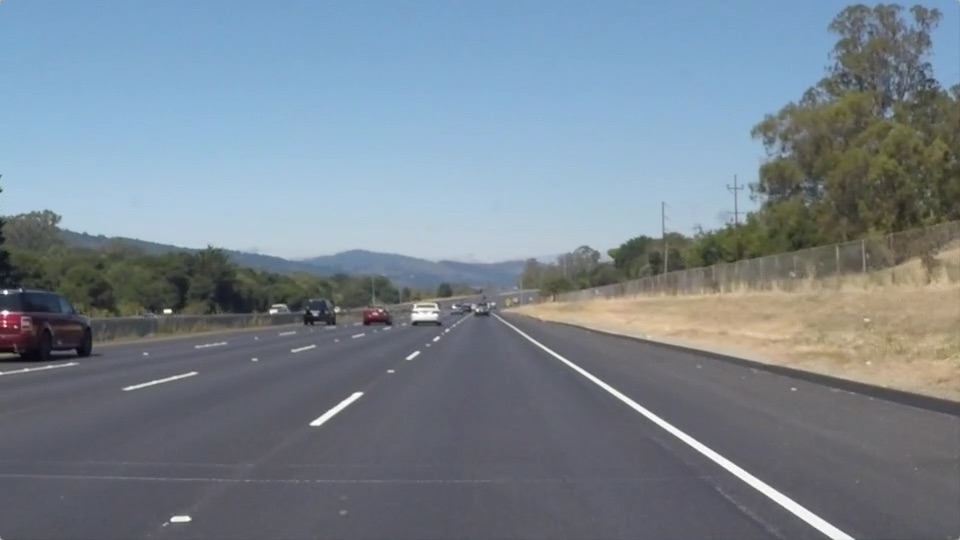
#> input picture test_images/solidWhiteRight.jpg, 960 x 540 px
$ jupyter execute --allow-errors lane_line_detection.ipynb   (shell and % lines are left out)
#> lines starting #> are read from the running program, lines starting #| are printed output that depends on the picture; after the words box and inside, x2 and y2 are one past the last pixel; in counts of white or black regions, pixels touching at a corner belong together
<b><h1 align=center>Lane Line Detection using Computer Vision</h1></b>

[cell 1]
import numpy as np # linear algebra
import pandas as pd # data processing, CSV file I/O (e.g. pd.read_csv)
import matplotlib.pyplot as plt
import matplotlib.image as mpimg
import numpy as np
import cv2

#  Color Selection

[cell 2]
import matplotlib.pyplot as plt
import matplotlib.image as mpimg
import numpy as np

# Read in the image
image = mpimg.imread('test_images/solidWhiteRight.jpg')
#> image is the input picture: shape (540, 960, 3); mean R, G, B 120.3, 132.6, 143.7

# Grab the x and y size and make a copy of the image
ysize = image.shape[0]
xsize = image.shape[1]
color_select = np.copy(image)

# Define color selection criteria
###### MODIFY THESE VARIABLES TO MAKE YOUR COLOR SELECTION
red_threshold = 200
green_threshold = 200
blue_threshold = 200
######

rgb_threshold = [red_threshold, green_threshold, blue_threshold]

# Do a boolean or with the "|" character to identify
# pixels below the thresholds
thresholds = (image[:,:,0] < rgb_threshold[0]) \
            | (image[:,:,1] < rgb_threshold[1]) \
            | (image[:,:,2] < rgb_threshold[2])
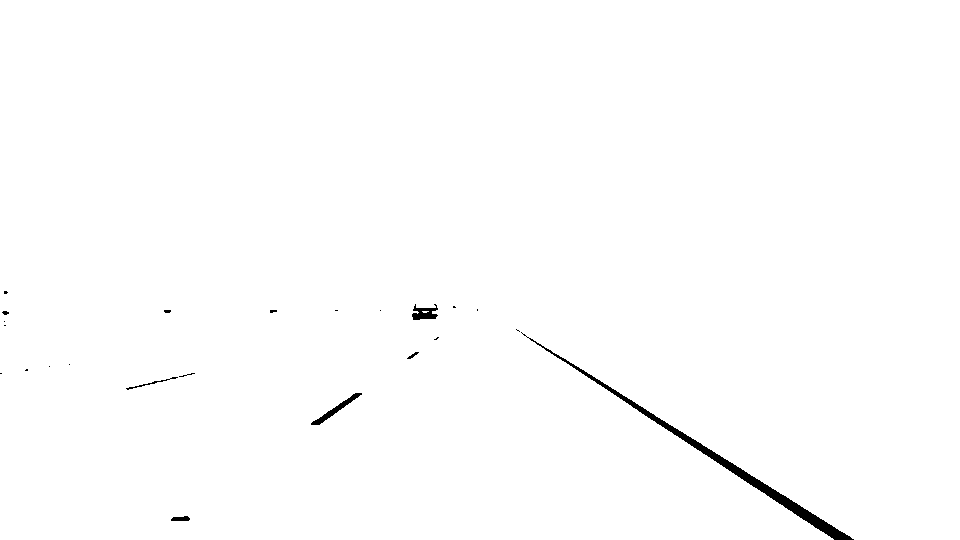
#> thresholds: shape (540, 960) bool; 99.4% white; 23 black regions (16 under 20 px), largest, box (x1, y1, x2, y2) and area: (521, 332, 854, 540) 2350, (311, 393, 362, 425) 291, (412, 304, 438, 320) 247
color_select[thresholds] = [0,0,0]

# Display the image
plt.imshow(image)
plt.title("Input Image")
plt.show()
plt.imshow(color_select)
plt.title("Color Selected Image")
plt.show()

# Uncomment the following code if you are running the code locally and wish to save the image
# mpimg.imsave("test-after.jpg", color_select)

**In the above output we can clearly see the lane lines**

#  Region Masking

[cell 3]
import matplotlib.pyplot as plt
import matplotlib.image as mpimg
import numpy as np

# Read in the image
image = mpimg.imread('test_images/solidWhiteRight.jpg')

# Display the image with coordinate axes
plt.imshow(image)
plt.title("Image with Coordinates")

# Add grid lines to help with coordinate selection
plt.grid(True)

# Display the x and y axis for reference
plt.xlabel('X Coordinate (Width)')
plt.ylabel('Y Coordinate (Height)')

# Show the image with the grid and coordinate system
plt.show()

[cell 4]
import matplotlib.pyplot as plt
import matplotlib.image as mpimg
import numpy as np

# Read in the image
image = mpimg.imread('test_images/solidWhiteRight.jpg')

# Grab the x and y size and make a copy of the image
ysize = image.shape[0]
xsize = image.shape[1]
color_select = np.copy(image)
line_image = np.copy(image)

# Define color selection criteria
# MODIFY THESE VARIABLES TO MAKE YOUR COLOR SELECTION
red_threshold = 200
green_threshold = 200
blue_threshold = 200

rgb_threshold = [red_threshold, green_threshold, blue_threshold]

# Define the vertices of a triangular mask.
# Keep in mind the origin (x=0, y=0) is in the upper left
# MODIFY THESE VALUES TO ISOLATE THE REGION
# WHERE THE LANE LINES ARE IN THE IMAGE
left_bottom = [100, 539]
right_bottom = [950, 539]
apex = [480, 290]

# Perform a linear fit (y=Ax+B) to each of the three sides of the triangle
# np.polyfit returns the coefficients [A, B] of the fit
fit_left = np.polyfit((left_bottom[0], apex[0]), (left_bottom[1], apex[1]), 1)
fit_right = np.polyfit((right_bottom[0], apex[0]), (right_bottom[1], apex[1]), 1)
fit_bottom = np.polyfit((left_bottom[0], right_bottom[0]), (left_bottom[1], right_bottom[1]), 1)

# Mask pixels below the threshold
color_thresholds = (image[:,:,0] < rgb_threshold[0]) | \
                    (image[:,:,1] < rgb_threshold[1]) | \
                    (image[:,:,2] < rgb_threshold[2])

# Find the region inside the lines
XX, YY = np.meshgrid(np.arange(0, xsize), np.arange(0, ysize))
region_thresholds = (YY > (XX*fit_left[0] + fit_left[1])) & \
                    (YY > (XX*fit_right[0] + fit_right[1])) & \
                    (YY < (XX*fit_bottom[0] + fit_bottom[1]))

# Mask color and region selection
color_select[color_thresholds | ~region_thresholds] = [0, 0, 0]
# Color pixels red where both color and region selections met
line_image[~color_thresholds & region_thresholds] = [255, 255, 0]
#> line_image: shape (540, 960, 3); 0.53% of pixels changed, all inside (x1, y1, x2, y2) = (171, 307, 854, 540)

# Display the image and show region and color selections
plt.imshow(image)
x = [left_bottom[0], right_bottom[0], apex[0], left_bottom[0]]
y = [left_bottom[1], right_bottom[1], apex[1], left_bottom[1]]
plt.plot(x, y, 'r--', lw=4)
plt.title("Region Of Interest")
plt.show()
plt.imshow(color_select)
plt.title("Color Selection in the Triangular Region")
plt.show()
plt.imshow(line_image)
plt.title("Region Masked Image [Lane Lines in Green]")
plt.show()

## Check the below test.

[cell 5]
import matplotlib.pyplot as plt
import matplotlib.image as mpimg
import numpy as np

# Read in the image
image = mpimg.imread('test_images/solidYellowLeft.jpg')
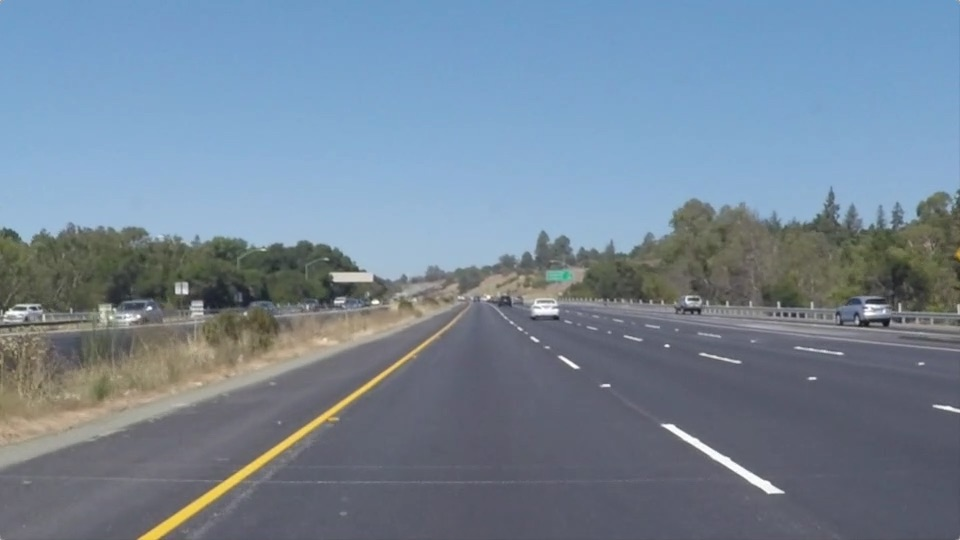
#> input picture test_images/solidYellowLeft.jpg, 960 x 540 px
#> image is the input picture: shape (540, 960, 3); mean R, G, B 116.5, 133.6, 150.8

# Grab the x and y size and make a copy of the image
ysize = image.shape[0]
xsize = image.shape[1]
color_select = np.copy(image)
line_image = np.copy(image)

# Define color selection criteria
# MODIFY THESE VARIABLES TO MAKE YOUR COLOR SELECTION
red_threshold = 200
green_threshold = 200
blue_threshold = 200

rgb_threshold = [red_threshold, green_threshold, blue_threshold]

# Define the vertices of a triangular mask.
# Keep in mind the origin (x=0, y=0) is in the upper left
# MODIFY THESE VALUES TO ISOLATE THE REGION
# WHERE THE LANE LINES ARE IN THE IMAGE
left_bottom = [100, 539]
right_bottom = [950, 539]
apex = [480, 290]

# Perform a linear fit (y=Ax+B) to each of the three sides of the triangle
# np.polyfit returns the coefficients [A, B] of the fit
fit_left = np.polyfit((left_bottom[0], apex[0]), (left_bottom[1], apex[1]), 1)
fit_right = np.polyfit((right_bottom[0], apex[0]), (right_bottom[1], apex[1]), 1)
fit_bottom = np.polyfit((left_bottom[0], right_bottom[0]), (left_bottom[1], right_bottom[1]), 1)

# Mask pixels below the threshold
color_thresholds = (image[:,:,0] < rgb_threshold[0]) | \
                    (image[:,:,1] < rgb_threshold[1]) | \
                    (image[:,:,2] < rgb_threshold[2])
#> color_thresholds: shape (540, 960) bool; 99.6% white; 55 black regions (45 under 20 px), largest, box (x1, y1, x2, y2) and area: (663, 424, 784, 493) 915, (533, 299, 558, 315) 217, (864, 305, 880, 316) 89

# Find the region inside the lines
XX, YY = np.meshgrid(np.arange(0, xsize), np.arange(0, ysize))
region_thresholds = (YY > (XX*fit_left[0] + fit_left[1])) & \
                    (YY > (XX*fit_right[0] + fit_right[1])) & \
                    (YY < (XX*fit_bottom[0] + fit_bottom[1]))

# Mask color and region selection
color_select[color_thresholds | ~region_thresholds] = [0, 0, 0]
# Color pixels red where both color and region selections met
line_image[~color_thresholds & region_thresholds] = [9, 255, 0]
#> line_image: shape (540, 960, 3); 0.19% of pixels changed, all inside (x1, y1, x2, y2) = (484, 295, 784, 493)

# Display the image and show region and color selections
plt.imshow(image)
x = [left_bottom[0], right_bottom[0], apex[0], left_bottom[0]]
y = [left_bottom[1], right_bottom[1], apex[1], left_bottom[1]]
plt.plot(x, y, 'r--', lw=4)
plt.title("Region Of Interest")
plt.show()
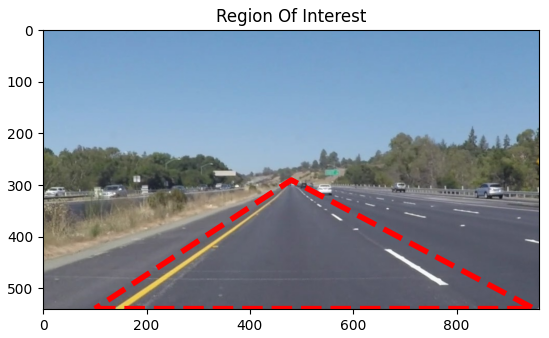
#> figure drawn by matplotlib, 1 panel
plt.imshow(color_select)
plt.title("Color Selection")
plt.show()
plt.imshow(line_image)
plt.title("Output Image")
plt.show()

#  Canny Edge Detection

[cell 6]
# Import necessary libraries
import matplotlib.pyplot as plt
import matplotlib.image as mpimg
import numpy as np
import cv2

# Read in the image and convert it to grayscale
image = mpimg.imread('test_images/solidYellowLeft.jpg')
gray = cv2.cvtColor(image, cv2.COLOR_RGB2GRAY)
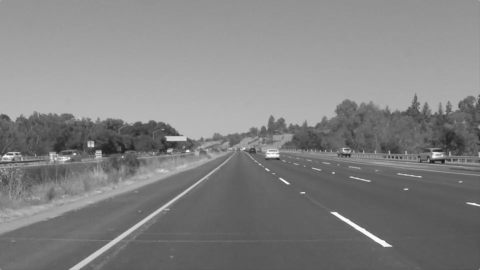
#> gray: shape (540, 960) (shown at 1/2 size); min 19, max 255, mean 130.4

# Display the original image
plt.figure(figsize=(12, 8))
plt.subplot(2, 2, 1)
plt.imshow(image)
plt.title("Original Image")
plt.axis('off')  # Hide axes

# Display the grayscale image
plt.subplot(2, 2, 2)
plt.imshow(gray, cmap='gray')
plt.title("Grayscale Image")
plt.axis('off')  # Hide axes

# Define a kernel size for Gaussian smoothing
kernel_size = 5  # Must be an odd number
blur_gray = cv2.GaussianBlur(gray, (kernel_size, kernel_size), 0)

# Display the blurred image
plt.subplot(2, 2, 3)
plt.imshow(blur_gray, cmap='gray')
plt.title("Gaussian Blurred Image")
plt.axis('off')  # Hide axes

# Define parameters for Canny edge detection
low_threshold = 180
high_threshold = 240
edges = cv2.Canny(blur_gray, low_threshold, high_threshold)
#> edges: shape (540, 960); 0.61% white in thin lines or dots, all inside (x1, y1, x2, y2) = (0, 203, 960, 540)

# Display the edges detected
plt.subplot(2, 2, 4)
plt.imshow(edges, cmap='Greys_r')
plt.title("Canny Edge Detection Image")
plt.axis('off')  # Hide axes

# Show all images in a neat layout
plt.tight_layout()
plt.show()

[cell 7]
# Do all the relevant imports
import matplotlib.pyplot as plt
import matplotlib.image as mpimg
import numpy as np
import cv2

# Read in the image and convert to grayscale
# Note: in the previous example we were reading a .jpg
# Here we read a .png and convert to 0,255 bytescale
image = mpimg.imread('test_images/solidYellowLeft.jpg')
gray = cv2.cvtColor(image,cv2.COLOR_RGB2GRAY)

# Define a kernel size for Gaussian smoothing / blurring
kernel_size = 5 # Must be an odd number (3, 5, 7...)
blur_gray = cv2.GaussianBlur(gray,(kernel_size, kernel_size),0)

# Define our parameters for Canny and run it
low_threshold = 180
high_threshold = 240
edges = cv2.Canny(blur_gray, low_threshold, high_threshold)

# Display the image
plt.imshow(edges, cmap='Greys_r')
plt.title("Canny Edge Detection Image")
plt.show()

#  Hough Transform and detecting Lane Lines

[cell 8]
# Read in and grayscale the image
image = mpimg.imread('test_images/solidYellowLeft.jpg')
gray = cv2.cvtColor(image,cv2.COLOR_RGB2GRAY)

# Define a kernel size and apply Gaussian smoothing
kernel_size = 5
blur_gray = cv2.GaussianBlur(gray,(kernel_size, kernel_size),0)

# Define our parameters for Canny and apply
low_threshold = 180
high_threshold = 240
edges = cv2.Canny(blur_gray, low_threshold, high_threshold)

# Next we'll create a masked edges image using cv2.fillPoly()
mask = np.zeros_like(edges)
ignore_mask_color = 255

# This time we are defining a four sided polygon to mask
imshape = image.shape
vertices = np.array([[(0,imshape[0]),(450, 290), (490, 290), (imshape[1],imshape[0])]], dtype=np.int32)
cv2.fillPoly(mask, vertices, ignore_mask_color)
#> mask: shape (540, 960); 24.2% white; 1 white region, box (x1, y1, x2, y2) and area: (1, 290, 960, 540) 125210
masked_edges = cv2.bitwise_and(edges, mask)
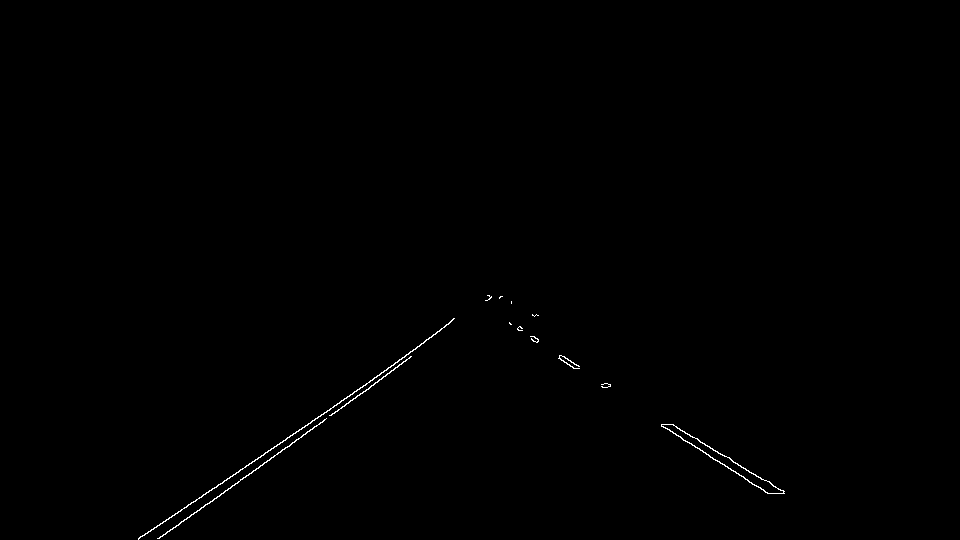
#> masked_edges: shape (540, 960); 0.29% white in thin lines or dots, all inside (x1, y1, x2, y2) = (138, 295, 785, 540)

# Define the Hough transform parameters
# Make a blank the same size as our image to draw on
rho = 1 # distance resolution in pixels of the Hough grid
theta = np.pi/180 # angular resolution in radians of the Hough grid
threshold = 2     # minimum number of votes (intersections in Hough grid cell)
min_line_length = 4 #minimum number of pixels making up a line
max_line_gap = 5    # maximum gap in pixels between connectable line segments
line_image = np.copy(image)*0 # creating a blank to draw lines on
#> line_image: shape (540, 960, 3); every value is 0

# Run Hough on edge detected image
# Output "lines" is an array containing endpoints of detected line segments
lines = cv2.HoughLinesP(masked_edges, rho, theta, threshold, np.array([]),
                            min_line_length, max_line_gap)
#> lines = 86 rows, first 6: [139, 537, 238, 472], [186, 519, 411, 356], [518, 327, 522, 330], [317, 418, 347, 396], [567, 358, 574, 368], [605, 383, 610, 386]

# Iterate over the output "lines" and draw lines on a blank image
for line in lines:
    for x1,y1,x2,y2 in line:
        cv2.line(line_image,(x1,y1),(x2,y2),(255,0,0),10)
#> this loop made 86 passes
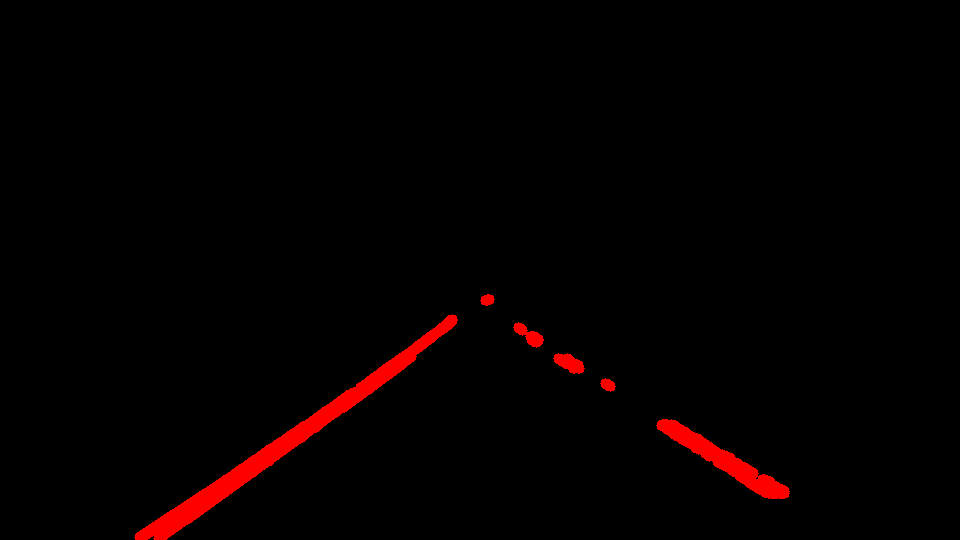
#> line_image: shape (540, 960, 3); mean R, G, B 5, 0, 0

# Create a "color" binary image to combine with line image
color_edges = np.dstack((edges, edges, edges))

# Draw the lines on the edge image
lines_edges = cv2.addWeighted(color_edges, 0.8, line_image, 1, 0)
lines_edges = cv2.polylines(lines_edges,vertices, True, (0,0,255), 10)
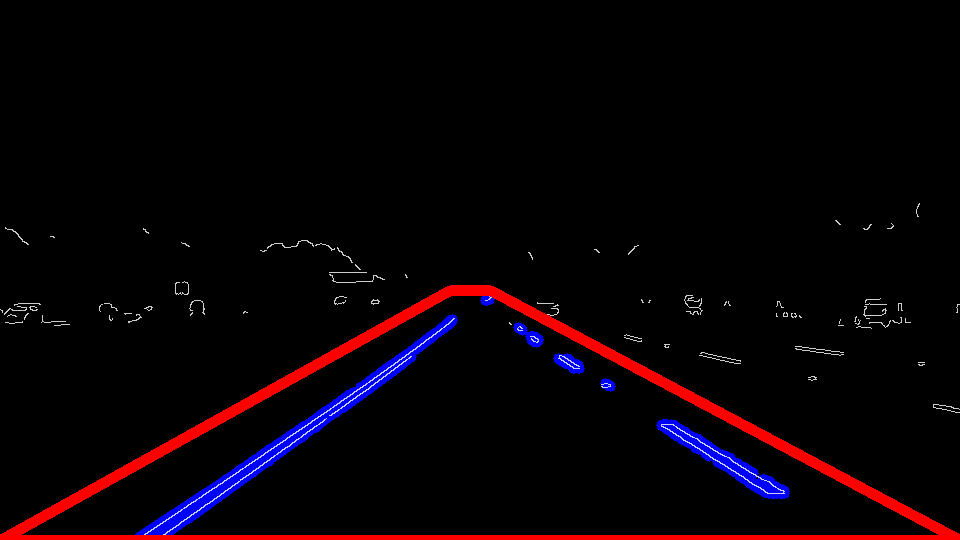
#> lines_edges: shape (540, 960, 3); mean of channels 0, 1, 2 5.6, 1.2, 9.1; drawn as B, G, R
plt.imshow(image)
plt.title("Input Image")
plt.show()
plt.imshow(lines_edges)
plt.title("Colored Lane line [In RED] and Region of Interest [In Blue]")
plt.show()

## Videos

# lane_finding_pipeline function

[cell 9]
import math

def grayscale(img):
    return cv2.cvtColor(img, cv2.COLOR_RGB2GRAY)
    # Or use BGR2GRAY if you read an image with cv2.imread()
    # return cv2.cvtColor(img, cv2.COLOR_BGR2GRAY)

def canny(img, low_threshold, high_threshold):
#> called with low_threshold = 180, high_threshold = 240
    return cv2.Canny(img, low_threshold, high_threshold)
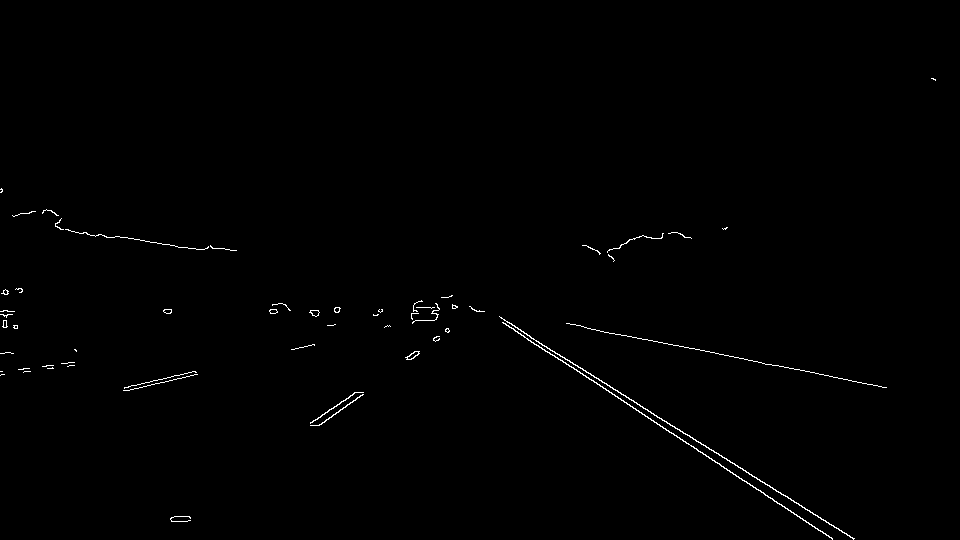
#> returned value: shape (540, 960); 0.55% white in thin lines or dots, all inside (x1, y1, x2, y2) = (0, 78, 936, 540)

def gaussian_blur(img, kernel_size):
    return cv2.GaussianBlur(img, (kernel_size, kernel_size), 0)

def region_of_interest(img, vertices):

    #defining a blank mask to start with
    mask = np.zeros_like(img)

    #defining a 3 channel or 1 channel color to fill the mask with depending on the input image
    if len(img.shape) > 2:
        channel_count = img.shape[2]  # i.e. 3 or 4 depending on your image
        ignore_mask_color = (255,) * channel_count
    else:
        ignore_mask_color = 255

    #filling pixels inside the polygon defined by "vertices" with the fill color
    cv2.fillPoly(mask, vertices, ignore_mask_color)

    #returning the image only where mask pixels are nonzero
    masked_image = cv2.bitwise_and(img, mask)
    return masked_image


def draw_lines(img, lines, color=[240, 10, 10], thickness=10):
    for line in lines:
        for x1,y1,x2,y2 in line:
            cv2.line(img, (x1, y1), (x2, y2), color, thickness)

def slope_lines(image,lines):

    img = image.copy()
    poly_vertices = []
    order = [0,1,3,2]

    left_lines = [] # Like /
    right_lines = [] # Like \
    for line in lines:
        for x1,y1,x2,y2 in line:

            if x1 == x2:
                pass #Vertical Lines
            else:
                m = (y2 - y1) / (x2 - x1)
                c = y1 - m * x1

                if m < 0:
                    left_lines.append((m,c))
                elif m >= 0:
                    right_lines.append((m,c))

    left_line = np.mean(left_lines, axis=0)
    right_line = np.mean(right_lines, axis=0)

    #print(left_line, right_line)

    for slope, intercept in [left_line, right_line]:

        #getting complete height of image in y1
        rows, cols = image.shape[:2]
        y1= int(rows) #image.shape[0]

        #taking y2 upto 60% of actual height or 60% of y1
        y2= int(rows*0.6) #int(0.6*y1)

        #we know that equation of line is y=mx +c so we can write it x=(y-c)/m
        x1=int((y1-intercept)/slope)
        x2=int((y2-intercept)/slope)
        poly_vertices.append((x1, y1))
        poly_vertices.append((x2, y2))
        draw_lines(img, np.array([[[x1,y1,x2,y2]]]))

    poly_vertices = [poly_vertices[i] for i in order]
    cv2.fillPoly(img, pts = np.array([poly_vertices],'int32'), color = (44, 242, 5))
    return cv2.addWeighted(image,0.7,img,0.4,0.)

def hough_lines(img, rho, theta, threshold, min_line_len, max_line_gap):
    lines = cv2.HoughLinesP(img, rho, theta, threshold, np.array([]), minLineLength=min_line_len, maxLineGap=max_line_gap)
    line_img = np.zeros((img.shape[0], img.shape[1], 3), dtype=np.uint8)
    #draw_lines(line_img, lines)
    line_img = slope_lines(line_img,lines)
    return line_img


def weighted_img(img, initial_img, α=0.1, β=1., γ=0.):
    lines_edges = cv2.addWeighted(initial_img, α, img, β, γ)
    #lines_edges = cv2.polylines(lines_edges,get_vertices(img), True, (0,0,255), 10)
    return lines_edges
def get_vertices(image):
    rows, cols = image.shape[:2]
    bottom_left  = [cols*0.15, rows]
#> (the rest of the program and of its run is left out)
